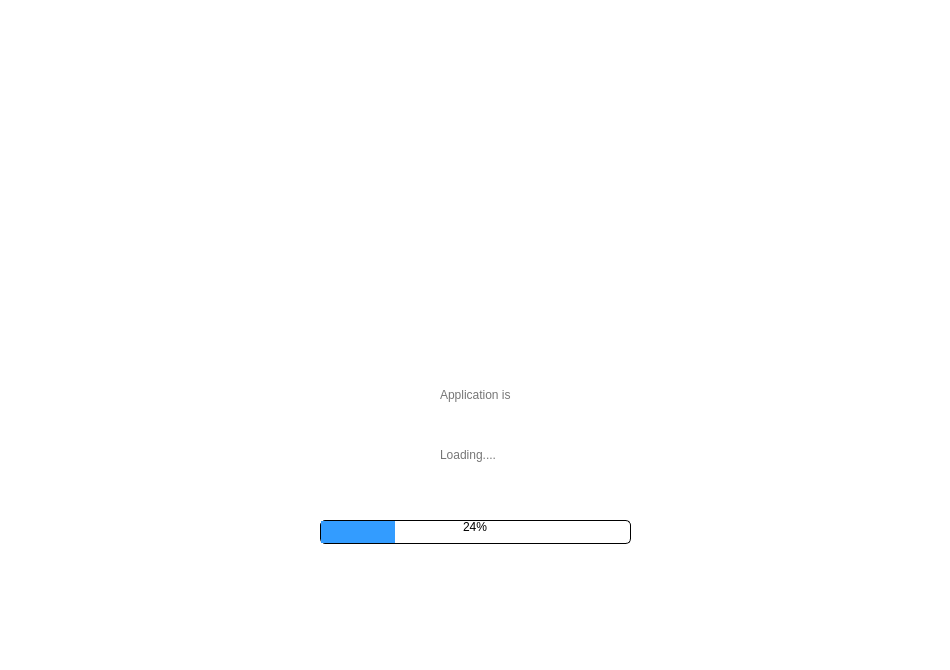
<?xml version="1.0" encoding="UTF-8"?>
<ui version="4.0">
 <class>LoadingScreen</class>
 <widget class="QMainWindow" name="LoadingScreen">
  <property name="enabled">
   <bool>true</bool>
  </property>
  <property name="geometry">
   <rect>
    <x>0</x>
    <y>0</y>
    <width>950</width>
    <height>670</height>
   </rect>
  </property>
  <property name="windowTitle">
   <string>Stega-Tool</string>
  </property>
  <property name="styleSheet">
   <string notr="true">background-color: rgb(255, 255, 255);</string>
  </property>
  <widget class="QWidget" name="centralwidget">
   <widget class="QLabel" name="label_2">
    <property name="geometry">
     <rect>
      <x>440</x>
      <y>370</y>
      <width>241</width>
      <height>51</height>
     </rect>
    </property>
    <property name="styleSheet">
     <string notr="true">font: 24pt &quot;Calibri&quot;;
color: rgb(118, 118, 118);</string>
    </property>
    <property name="text">
     <string>&lt;html&gt;&lt;head/&gt;&lt;body&gt;&lt;p&gt;Application is&lt;/p&gt;&lt;/body&gt;&lt;/html&gt;</string>
    </property>
   </widget>
   <widget class="QProgressBar" name="progressBar">
    <property name="enabled">
     <bool>true</bool>
    </property>
    <property name="geometry">
     <rect>
      <x>320</x>
      <y>520</y>
      <width>311</width>
      <height>24</height>
     </rect>
    </property>
    <property name="styleSheet">
     <string notr="true">QProgressBar {
border : 1px solid black;
border-radius : 5px; 
text-align : centre;
}

QProgressBar::chunk {
background : rgb(51, 156, 255);
}
</string>
    </property>
    <property name="value">
     <number>24</number>
    </property>
   </widget>
   <widget class="QLabel" name="label_3">
    <property name="geometry">
     <rect>
      <x>280</x>
      <y>360</y>
      <width>151</width>
      <height>141</height>
     </rect>
    </property>
    <property name="styleSheet">
     <string notr="true">image: url(:/photoss/Photos/sand-clock.png);</string>
    </property>
    <property name="text">
     <string/>
    </property>
   </widget>
   <widget class="QLabel" name="label_4">
    <property name="geometry">
     <rect>
      <x>440</x>
      <y>430</y>
      <width>171</width>
      <height>51</height>
     </rect>
    </property>
    <property name="styleSheet">
     <string notr="true">font: 24pt &quot;Calibri&quot;;
color: rgb(118, 118, 118);</string>
    </property>
    <property name="text">
     <string>&lt;html&gt;&lt;head/&gt;&lt;body&gt;&lt;p&gt;Loading....&lt;/p&gt;&lt;/body&gt;&lt;/html&gt;</string>
    </property>
   </widget>
   <widget class="QLabel" name="label_5">
    <property name="geometry">
     <rect>
      <x>250</x>
      <y>70</y>
      <width>441</width>
      <height>351</height>
     </rect>
    </property>
    <property name="styleSheet">
     <string notr="true">image: url(:/photoss/Photos/12.png);</string>
    </property>
    <property name="text">
     <string/>
    </property>
   </widget>
   <zorder>label_5</zorder>
   <zorder>progressBar</zorder>
   <zorder>label_3</zorder>
   <zorder>label_2</zorder>
   <zorder>label_4</zorder>
  </widget>
  <widget class="QStatusBar" name="statusbar"/>
 </widget>
 <resources>
  <include location="LoadingScreen.qrc"/>
 </resources>
 <connections/>
</ui>
